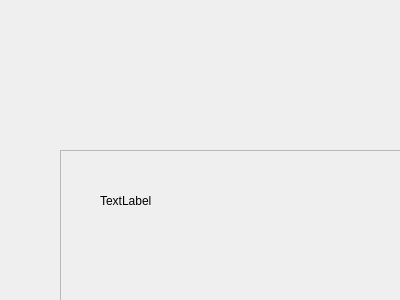
<?xml version="1.0" encoding="UTF-8"?>
<ui version="4.0">
 <class>Form</class>
 <widget class="QWidget" name="Form">
  <property name="geometry">
   <rect>
    <x>0</x>
    <y>0</y>
    <width>400</width>
    <height>300</height>
   </rect>
  </property>
  <property name="windowTitle">
   <string>Form</string>
  </property>
  <widget class="QFrame" name="frame">
   <property name="geometry">
    <rect>
     <x>60</x>
     <y>150</y>
     <width>341</width>
     <height>151</height>
    </rect>
   </property>
   <property name="frameShape">
    <enum>QFrame::StyledPanel</enum>
   </property>
   <property name="frameShadow">
    <enum>QFrame::Raised</enum>
   </property>
   <widget class="QLabel" name="label">
    <property name="geometry">
     <rect>
      <x>40</x>
      <y>40</y>
      <width>261</width>
      <height>21</height>
     </rect>
    </property>
    <property name="text">
     <string>TextLabel</string>
    </property>
   </widget>
  </widget>
  <widget class="QWidget" name="widget" native="true">
   <property name="geometry">
    <rect>
     <x>110</x>
     <y>30</y>
     <width>120</width>
     <height>80</height>
    </rect>
   </property>
  </widget>
 </widget>
 <resources/>
 <connections/>
</ui>
